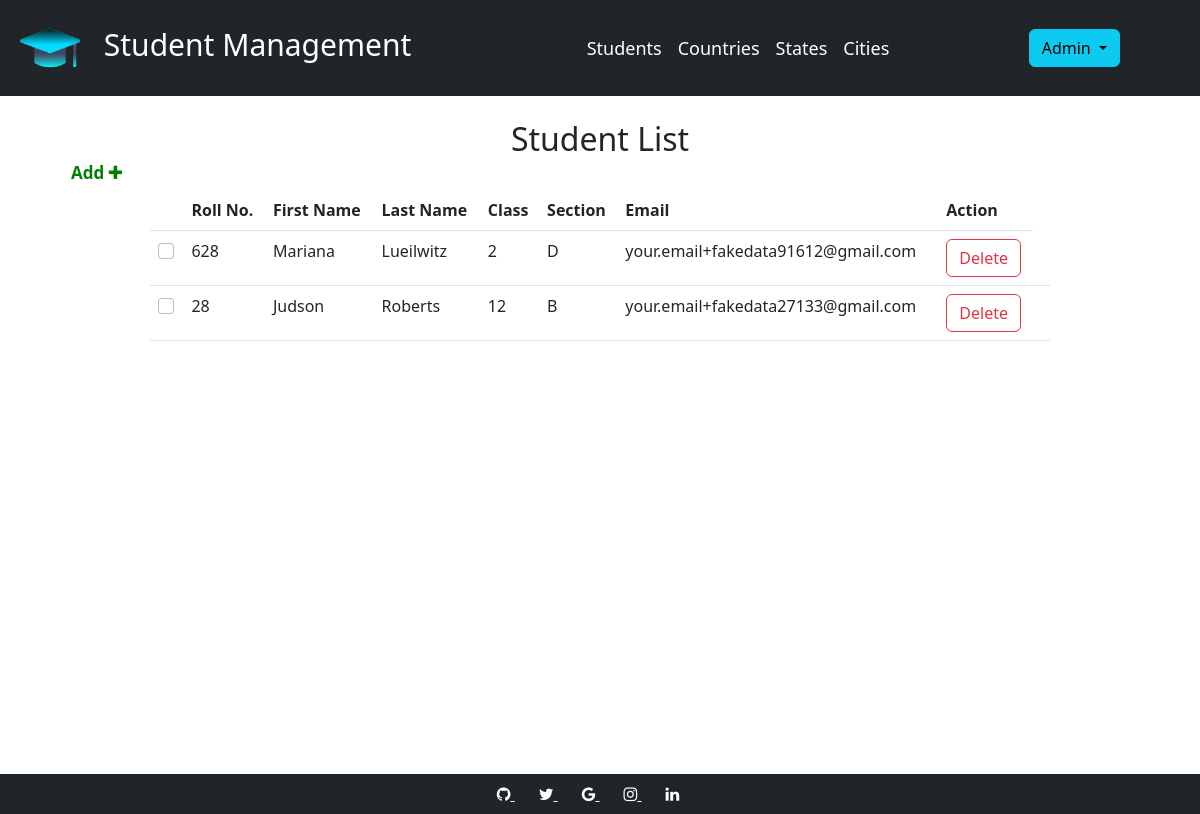
Page /home (signed in) on the committed database.
### models.py (models this page shows, shortened)
class Student(db.Model):
    __tablename__ = "student"
    id = db.Column(db.Integer, primary_key=True)
    fname = db.Column(db.String(100))
    lname = db.Column(db.String(100))
    mother_name = db.Column(db.String(100))
    father_name = db.Column(db.String(100))
    addr = db.Column(db.String(100))
    city_id = db.Column(db.Integer, db.ForeignKey('city.id'))
    city = db.relationship('City')
    state_id = db.Column(db.Integer, db.ForeignKey('state.id'))
    state = db.relationship('State')
    country_id = db.Column(db.Integer, db.ForeignKey('country.id'))
    country = db.relationship('Country')
    pin = db.Column(db.String(100))
    standard_id = db.Column(db.Integer, db.ForeignKey('standard.id'))
    standard = db.relationship('Standard')
    section_id = db.Column(db.Integer, db.ForeignKey('section.id'))
    section = db.relationship('Section')
    roll_no = db.Column(db.String(100))
    email = db.Column(db.String(100))

class Standard(db.Model):
    __tablename__ = "standard"
    id = db.Column(db.Integer, primary_key=True)
    standard_name = db.Column(db.String(100))

class Section(db.Model):
    __tablename__ = "section"
    id = db.Column(db.Integer, primary_key=True)
    section_name = db.Column(db.String(100))

### app.py (the view)
@app.route('/home')
def home():
    if 'username' in session:
        students = Student.query.order_by(desc(Student.id))
        return render_template(templates.dashboard, students=students)
    return render_template(templates.login)

### templates/dashboard.html (shortened to what this page needs)
{%extends "skel.html"%}
{%block content%}
<br>
<h2 style="text-align:center">Student List</h2>
<br>
<div class="w-75" style="margin:auto;margin-bottom:200px">
    <div class="d-block" style="position:fixed;top:10rem; left:4rem;">
        <div>
            <a class="add_button"
               href="{{url_for('add_students')}}">Add <i class="fa fa-plus" aria-hidden="true"></i></a>
        </div>
    </div>
    <div style="height:400px;">
        <table class="table table-hover">
            <thead style="position:sticky; top:0;">
            <tr>
                <th></th>
                <th>Roll No.</th>
                <th>First Name</th>
                <th>Last Name</th>
                <th>Class</th>
                <th>Section</th>
                <th>Email</th>
                <th>Action</th>
            </tr>
            </thead>
            <tbody>
            {% for student in students %}
            <tr>
                <td>
                    <input class="form-check-input" name="check-box" id="check" type="checkbox" value="{{student.id}}">
                </td>
                <td style="cursor: pointer;"
                    onclick="location.href='{{url_for('student_details', student_id = student.id)}}'">{{
                    student.roll_no }}
                </td>
                <td style="cursor: pointer;"
                    onclick="location.href='{{url_for('student_details', student_id = student.id)}}'">{{
                    student.fname }}
                </td>
                <td style="cursor: pointer;"
                    onclick="location.href='{{url_for('student_details', student_id = student.id)}}'">{{
                    student.lname }}
                </td>
                <td style="cursor: pointer;"
                    onclick="location.href='{{url_for('student_details', student_id = student.id)}}'">{{
                    student.standard.standard_name }}
                </td>
                <td style="cursor: pointer;"
                    onclick="location.href='{{url_for('student_details', student_id = student.id)}}'">{{
                    student.section.section_name }}
                </td>
                <td style="cursor: pointer;"
                    onclick="location.href='{{url_for('student_details', student_id = student.id)}}'">{{
                    student.email }}
                </td>
                <td>
                    <button type="button" id="del" class="btn btn-outline-danger" onclick="del({{student.id}})"
                            data-toggle="modal" data-target=".bd-example-modal-sm">
                        Delete
                    </button>
                </td>
                <td>
                </td>
            </tr>
            {% endfor %}
            </tbody>
        </table>
    </div>
    <br>
</div>
{%endblock%}

### static/light.css (style rules this page uses)
.add_button { text-decoration:none;color:green;font-size:17px;padding:7px;font-weight:bold }

### rows in the picture
Student: roll_no "628", fname "Mariana", lname "Lueilwitz", standard.standard_name "2", section.section_name "D", email "your.email+fakedata91612@gmail.com"
Student: roll_no "28", fname "Judson", lname "Roberts", standard.standard_name "12", section.section_name "B", email "your.email+fakedata27133@gmail.com"

### other values in the picture
{{ session.username.capitalize() }} "Admin"
